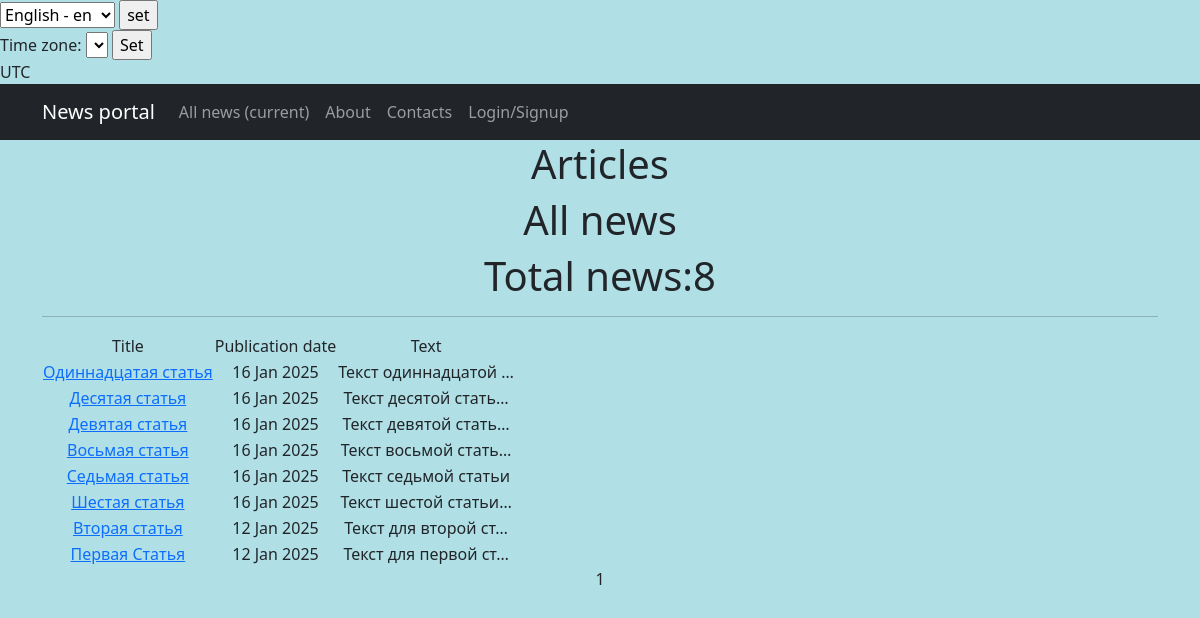
The page /articles/ on the database as committed earlier.
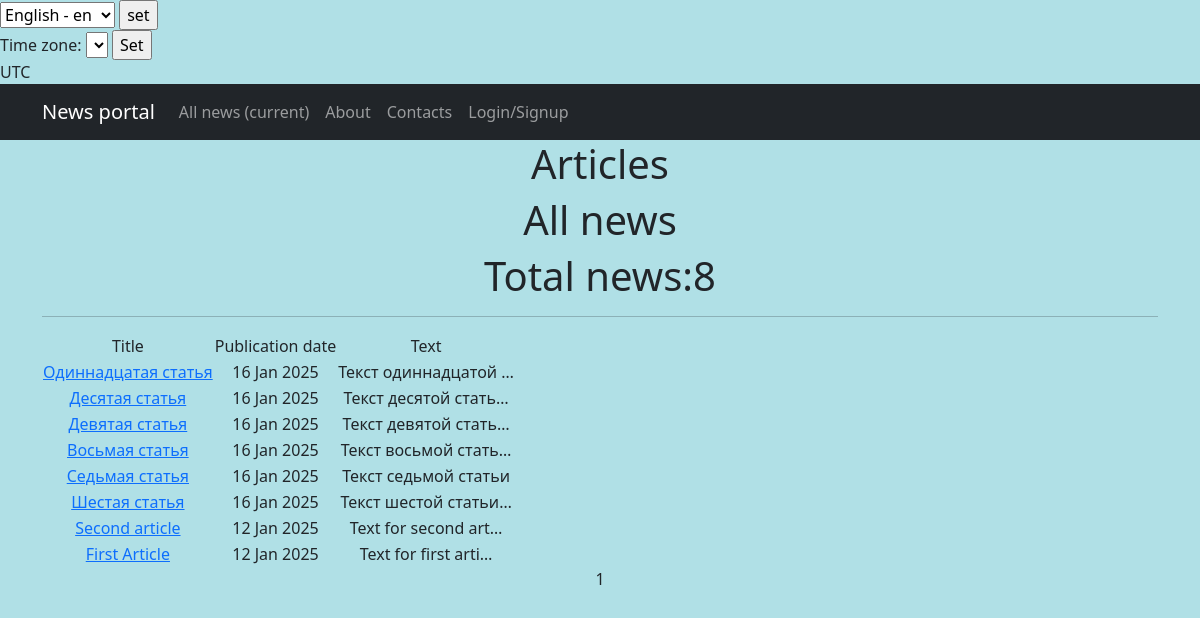
The same page on the database as committed later.
### news_app/models.py (models this page shows, shortened)
class Post(models.Model):
    ARTICLE = 'AR'
    NEWS = 'NW'
    POST_TYPES = [
        (ARTICLE, 'Article'),
        (NEWS, 'News'),
    ]
    author = models.ForeignKey(Author, on_delete=models.CASCADE)
    type = models.CharField(max_length=2, choices=POST_TYPES, default=NEWS)
    created_at = models.DateTimeField(auto_now_add=True)
    categories = models.ManyToManyField(Category, through='PostCategory', verbose_name = pgettext_lazy('help text for Post model', 'This is the help text'),)
    title = models.CharField(max_length=128)
    text = models.TextField()
    rating = models.IntegerField(default=0)
    is_active = models.BooleanField(default=True)

### news_app/views.py (the view)
# urls.py: path('articles/', ArticlesListView.as_view(), name='articles_list'),
class ArticlesListView(ListView):
    model = Post
    ordering = 'created_at'
    template_name = 'articles_list.html'  # шаблон для списка статей
    context_object_name = 'posts'
    paginate_by = 10
    def get_queryset(self):
        return Post.objects.filter(type='AR').order_by('-created_at')

### news_app/templatetags/censor_filters.py (called while the page is built)
@register.filter(name='censor')
def censor(value):
    if not isinstance(value, str):
        raise ValueError("Censor filter can only be applied to strings.")
    for word in BAD_WORDS:
        value = value.replace(word, f"{word[0]}{'*' * (len(word) - 1)}")
        value = value.replace(word.capitalize(), f"{word[0]}{'*' * (len(word) - 1)}")
    return value

### templates/articles_list.html (shortened to what this page needs)
{% extends 'news.html' %}
{% load i18n %}
{% block content %}
    <h1>{% trans "Articles" %}</h1>
    {{ block.super }}
{% endblock content %}

### templates/news.html (shortened to what this page needs)
{% extends 'flatpages/default.html' %}
{% load censor_filters %}
{% load i18n %}
            {% get_available_languages as LANGUAGES %}
            {% get_language_info_list for LANGUAGES as languages %}
{% block content %}
    <h1>{% trans "All news" %}</h1>
    <h1>{% trans "Total news:" %}{{ posts|length }}</h1>
    <hr>
    {% if posts %}
        <table>
            <tr>
                <td>{% trans "Title" %}</td>
                <td>{% trans "Publication date"%}</td>
                <td>{% trans "Text" %}</td>
            </tr>
            {% for post in posts %}
            <tr>
                <td>
                    <a href="{% url 'post_detail' post.pk %}">{{ post.title|censor }}</a>
                </td>
                <td>{{ post.created_at|date:'d M Y'  }}</td>
                <td>{{ post.text|truncatechars:20|censor }}</td>
            </tr>
            {% endfor %}
        </table>
    {% else %}
        <h2>{% trans "There is no news!" %}</h2>
    {% endif %}
    {{ page_obj.number }}
{% endblock content %}

Rows that differ between the two databases and show on the page:
changed Post: title|censor "Вторая статья" → "Second article"; text|censor "Текст для второй ст…" → "Text for second art…"
changed Post: title|censor "Первая Статья" → "First Article"; text|censor "Текст для первой ст…" → "Text for first arti…"
